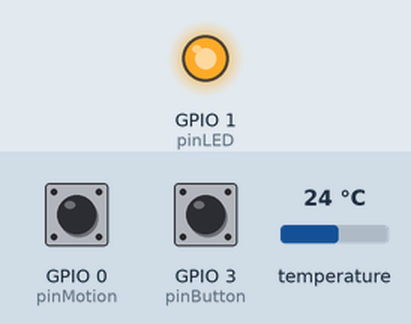
This sketch was run on a simulated ESP8266 (Wemos D1 mini). Parts: output pins drawn as LEDs (lit = HIGH). The inputs (shaded band) are chosen by the test bench; at power-on: GPIO 0 (pinMotion) HIGH, GPIO 3 (pinButton) HIGH, temperature 24 °C. WiFi joins after 1.5 s; servers stay silent unless stated; storage starts empty; random numbers use the default seed unless the sketch sets one; no MQTT or app messages arrive unless stated; what the sketch prints to the serial monitor is not drawn.

Above: at 7.8 s.
At 9.3 s:
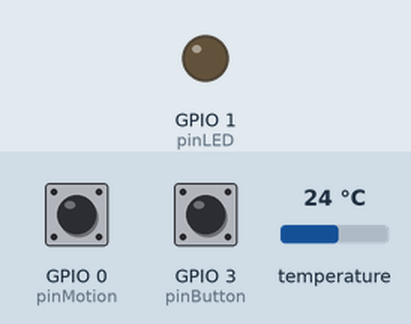
Timing chart, 0 to 10.8 s (numbered marks = the images above):
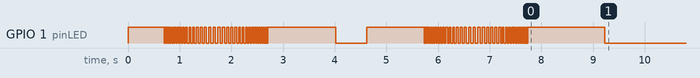

The sketch:

hostel-iot.ino
```cpp
/*
  Hostel-IoT
  Send sensor data to from hostel room to server with MQTT
  author: Abu Azzam
  v1   Monday, 22 April 2019
       initial
  v2.0 Saturday, 27 April 2019
       with wifi manager
  v2.1 Sunday, 5 May 2019
       - more parameter
       - led notif
  v2.2 Wednesday, 8 May 2019
       - Device ID based on Chip ID
       - more CSS

  idea?
  -
*/

#include <FS.h>                   //this needs to be first, or it all crashes and burns...
#include <ESP8266WiFi.h>          //https://github.com/esp8266/Arduino
#include <DNSServer.h>
#include <ESP8266WebServer.h>
#include <WiFiManager.h>          //https://github.com/tzapu/WiFiManager
#include <ArduinoJson.h>          //https://github.com/bblanchon/ArduinoJson
#include <MQTT.h>
#include <OneWire.h>
#include <DallasTemperature.h>
#include <Ticker.h>

/* PIN                     esp01      wemos         */
const int pinTemperature = 2;       //D2;           // DS18B20 Sensor suhu
const int pinMotion =      0;       //D7;           // PIR motion sensor
const int pinLED =         1;       //LED_BUILTIN;  // LED
const int pinButton =      3;       //D1;           // Button

/* sersors enable */
boolean motionEnable = true;
boolean motionDummy = false;
boolean tempetureEnable = true;
boolean tempetureDummy = false;

boolean debug = false;

//define your default values here, if there are different values in config.json, they are overwritten.

char mqtt_server[40] = "52.74.248.240";
char mqtt_port[6] = "1883";
char mqtt_user[32];
char mqtt_pass[32];

char hostel_client[40];
char hostel_region[40];
char hostel_location[40];
char hostel_room[40];

char led_mon[3] = "on";   // LED monitor enable

/* interval get sensor data */
char sense_min[3] = "1";  // setiap n menit
char sense_sec[3] = "0";  // setiap n detik
/* interval sending data */
char pub_min[3] = "10";  // setiap n menit
char pub_sec[3] = "0";   // setiap n detik

//flag for saving data
bool shouldSaveConfig = true;

/* ------------------------------------------------------ */
String prefixDeviceID = "Ndoware-";

// init variables
unsigned long lastSensMillis = 0;
unsigned long lastPushMillis = 0;
unsigned long lastButtonLow = 0;
byte motionFlag = 0;
int bufferMotion = 0;
int bufferTemp = 0;
int bufferTempCount = 0;
String topic;
int iSensMenit = 0;
int iSensDetik = 0;
int iPushMenit = 0;
int iPushDetik = 0;

OneWire oneWire(pinTemperature);
DallasTemperature sensors(&oneWire);
WiFiClient net;
MQTTClient client;
Ticker ticker;

void tick() {
  //toggle state
  int state = digitalRead(pinLED);  // get the current state of GPIO1 pin
  digitalWrite(pinLED, !state);     // set pin to the opposite state
}

//callback notifying us of the need to save config
void saveConfigCallback () {
  Serial.println("Should save config");
  shouldSaveConfig = true;
}

//gets called when WiFiManager enters configuration mode
void configModeCallback (WiFiManager *myWiFiManager) {
  Serial.println("Entered config mode");
  Serial.println(WiFi.softAPIP());
  //if you used auto generated SSID, print it
  Serial.println(myWiFiManager->getConfigPortalSSID());
  //entered config mode, make led toggle faster
  ticker.attach(0.2, tick);
}


void mqttConnect() {
  Serial.print("Connecting ");

  String chipID = String(ESP.getChipId(), HEX);
  chipID.toUpperCase();
  String stDeviceID = prefixDeviceID  + chipID;
  char deviceID[stDeviceID.length()];
  stDeviceID.toCharArray(deviceID, sizeof(deviceID) + 1);

  Serial.print(deviceID);
  while (!client.connect(deviceID, mqtt_user, mqtt_pass)) {
    Serial.print(".");
    digitalWrite(pinLED, LOW);
    delay(500);
    digitalWrite(pinLED, HIGH);
    delay(500);
  }
  Serial.println("\nconnected!");
}

void joggingLed() {
  digitalWrite(pinLED, HIGH); delay(700);
  for (int i = 10; i < 46; i++) {
    digitalWrite(pinLED, !digitalRead(pinLED));
    delay(i);
  }
  for (int i = 46; i > 10; i--) {
    digitalWrite(pinLED, !digitalRead(pinLED));
    delay(i);
  }
  Serial.println("I'm refreshed, ready for action boss!");
  digitalWrite(pinLED, HIGH); delay(700);
}

void setup() {
  // put your setup code here, to run once:
  if (debug) {
    Serial.begin(115200);
  }
  Serial.println();

  pinMode(pinButton, INPUT_PULLUP);
  pinMode(pinLED, OUTPUT);
  pinMode(pinTemperature, INPUT_PULLUP);
  pinMode(pinMotion, INPUT);


  joggingLed();

  // start ticker with 0.6 because we start in AP mode and try to connect
  ticker.attach(0.6, tick);

  //read configuration from FS json
  Serial.println("mounting FS...");

  if (SPIFFS.begin()) {
    Serial.println("mounted file system");
    if (SPIFFS.exists("/config.json")) {
      //file exists, reading and loading
      Serial.println("reading config file");
      File configFile = SPIFFS.open("/config.json", "r");
      if (configFile) {
        Serial.println("opened config file");
        size_t size = configFile.size();
        // Allocate a buffer to store contents of the file.
        std::unique_ptr<char[]> buf(new char[size]);

        configFile.readBytes(buf.get(), size);
        DynamicJsonBuffer jsonBuffer;
        JsonObject& json = jsonBuffer.parseObject(buf.get());
        json.printTo(Serial);
        if (json.success()) {
          Serial.println("\nparsed json");

          strcpy(mqtt_server, json["mqtt_server"]);
          strcpy(mqtt_port, json["mqtt_port"]);
          strcpy(mqtt_user, json["mqtt_user"]);
          strcpy(mqtt_pass, json["mqtt_pass"]);

          strcpy(hostel_client, json["hostel_client"]);
          strcpy(hostel_region, json["hostel_region"]);
          strcpy(hostel_location, json["hostel_location"]);
          strcpy(hostel_room, json["hostel_room"]);

          strcpy(led_mon, json["led_mon"]);

          strcpy(sense_min, json["sense_min"]);
          strcpy(sense_sec, json["sense_sec"]);
          strcpy(pub_min, json["pub_min"]);
          strcpy(pub_sec, json["pub_sec"]);

        } else {
          Serial.println("failed to load json config");
        }
        configFile.close();
      }
    }
  } else {
    Serial.println("failed to mount FS");
  }
  //end read

  WiFiManagerParameter custom_text_hostel("<small>Topics</small>");
  WiFiManagerParameter custom_hostel_client("client", "hostel client", hostel_client, 40);
  WiFiManagerParameter custom_hostel_region("region", "hostel region", hostel_region, 40);
  WiFiManagerParameter custom_hostel_location("location", "hostel location", hostel_location, 40);
  WiFiManagerParameter custom_hostel_room("room", "hostel room", hostel_room, 40);

  WiFiManagerParameter custom_text_mqtt("<small>Host</small>");
  WiFiManagerParameter custom_mqtt_server("server", "mqtt server", mqtt_server, 40);
  WiFiManagerParameter custom_mqtt_port("port", "mqtt port", mqtt_port, 6);
  WiFiManagerParameter custom_mqtt_user("user", "mqtt user", mqtt_user, 32);
  WiFiManagerParameter custom_mqtt_pass("pass", "mqtt pass", mqtt_pass, 32, "type=\"password\"");

  WiFiManagerParameter custom_text_led("<small>Motion Sensor Light</small>");
  String typeTag = (String(led_mon) == "on") ? "type=\"checkbox\" checked" : "type=\"checkbox\"";
  char typeTagBuffer[30];
  typeTag.toCharArray(typeTagBuffer, 30);
  WiFiManagerParameter custom_led_mon("led", "led enable", "on", 3, typeTagBuffer);

  WiFiManagerParameter custom_text_dev("<hr/><small>(dev only)</small><br/>");
  WiFiManagerParameter custom_text_sense("<small>Interval SENSE room (minutes, seconds)</small>");
  WiFiManagerParameter custom_sense_min("sminutes", "sense minutes", sense_min, 3);
  WiFiManagerParameter custom_sense_sec("sseconds", "sense seconds", sense_sec, 3);
  WiFiManagerParameter custom_text_pub("<small>Interval PUBLISH data (minutes, seconds)</small>");
  WiFiManagerParameter custom_pub_min("pminutes", "publish minutes", pub_min, 3);
  WiFiManagerParameter custom_pub_sec("pseconds", "publish seconds", pub_sec, 3);

  //WiFiManager
  WiFiManager wifiManager;

  //set callback that gets called when connecting to previous WiFi fails, and enters Access Point mode
  wifiManager.setAPCallback(configModeCallback);

  //set config save notify callback
  wifiManager.setSaveConfigCallback(saveConfigCallback);

  //add all your parameters here
  wifiManager.addParameter(&custom_text_hostel);
  wifiManager.addParameter(&custom_hostel_client);
  wifiManager.addParameter(&custom_hostel_region);
  wifiManager.addParameter(&custom_hostel_location);
  wifiManager.addParameter(&custom_hostel_room);
  wifiManager.addParameter(&custom_text_mqtt);
  wifiManager.addParameter(&custom_mqtt_server);
  wifiManager.addParameter(&custom_mqtt_port);
  wifiManager.addParameter(&custom_mqtt_user);
  wifiManager.addParameter(&custom_mqtt_pass);
  wifiManager.addParameter(&custom_text_led);
  wifiManager.addParameter(&custom_led_mon);
  wifiManager.addParameter(&custom_text_dev);
  wifiManager.addParameter(&custom_text_sense);
  wifiManager.addParameter(&custom_sense_min);
  wifiManager.addParameter(&custom_sense_sec);
  wifiManager.addParameter(&custom_text_pub);
  wifiManager.addParameter(&custom_pub_min);
  wifiManager.addParameter(&custom_pub_sec);

  wifiManager.setCustomHeadElement("<style>body{  background-image: linear-gradient(to left, #ffffff 0%, #eeeeee 75%);}h1{font-family: serif;text-shadow: 2px 2px rgba(0,0,0,0.19)}h3{color: #dddddd;}button{background-color:#ec741f;  box-shadow: 0 8px 16px 0 rgba(0,0,0,0.2), 0 6px 20px 0 rgba(0,0,0,0.19);}input#led {  position: relative;  -webkit-appearance: none;  outline: none;  width: 50px;  height: 30px;  background-color: #fff;  border: 1px solid #D9DADC;  border-radius: 50px;  box-shadow: inset -20px 0 0 0 #D9DADC;}input#led:after {  content: "";  position: absolute;  top: 1px;  left: 1px;  background: transparent;  width: 26px;  height: 26px;  border-radius: 50%;  box-shadow: 2px 4px 6px rgba(0,0,0,0.2);}input#led:checked {  box-shadow: inset 20px 0 0 0 #2196F3;border-color: #2196F3;}input#led:checked:after {left: 20px;box-shadow: -2px 4px 3px rgba(0,0,0,0.05);}</style>");

  //wifiManager.setMinimumSignalQuality();
  //wifiManager.setTimeout(120);

  String chipID = String(ESP.getChipId(), HEX);
  chipID.toUpperCase();
  String stDeviceID = prefixDeviceID  + chipID;
  char deviceID[stDeviceID.length()];
  stDeviceID.toCharArray(deviceID, sizeof(deviceID) + 1);

  WiFi.hostname(deviceID);


  //fetches ssid and pass and tries to connect
  //if it does not connect it starts an access point with the specified name
  //here  "AutoConnectAP"
  //and goes into a blocking loop awaiting configuration
  if (!wifiManager.autoConnect(deviceID, "password")) {
    ticker.attach(0.6, tick);
    Serial.println("failed to connect and hit timeout");
    delay(3000);
    //reset and try again, or maybe put it to deep sleep
    ESP.reset();
    delay(5000);
  }

  //if you get here you have connected to the WiFi
  Serial.println("connected...yeey :)");

  ticker.attach(0.6, tick);

  //read updated parameters
  strcpy(mqtt_server, custom_mqtt_server.getValue());
  strcpy(mqtt_port, custom_mqtt_port.getValue());
  strcpy(mqtt_user, custom_mqtt_user.getValue());
  strcpy(mqtt_pass, custom_mqtt_pass.getValue());

  strcpy(hostel_client, custom_hostel_client.getValue());
  strcpy(hostel_region, custom_hostel_region.getValue());
  strcpy(hostel_location, custom_hostel_location.getValue());
  strcpy(hostel_room, custom_hostel_room.getValue());

  strcpy(led_mon, custom_led_mon.getValue());

  strcpy(sense_min, custom_sense_min.getValue());
  strcpy(sense_sec, custom_sense_sec.getValue());
  strcpy(pub_min, custom_pub_min.getValue());
  strcpy(pub_sec, custom_pub_sec.getValue());

  //save the custom parameters to FS
  if (shouldSaveConfig) {
    Serial.println("saving config");
    DynamicJsonBuffer jsonBuffer;
    JsonObject& json = jsonBuffer.createObject();
    json["mqtt_server"] = mqtt_server;
    json["mqtt_port"] = mqtt_port;
    json["mqtt_user"] = mqtt_user;
    json["mqtt_pass"] = mqtt_pass;

    json["hostel_client"] = hostel_client;
    json["hostel_region"] = hostel_region;
    json["hostel_location"] = hostel_location;
    json["hostel_room"] = hostel_room;

    json["led_mon"] = led_mon;

    json["sense_min"] = sense_min;
    json["sense_sec"] = sense_sec;
    json["pub_min"] = pub_min;
    json["pub_sec"] = pub_sec;

    File configFile = SPIFFS.open("/config.json", "w");
    if (!configFile) {
      Serial.println("failed to open config file for writing");
    }

    json.printTo(Serial);
    json.printTo(configFile);
    configFile.close();
    //end save
  }

  Serial.println("local ip");
  Serial.println(WiFi.localIP());

  /* interval get sensor data */
  iSensMenit = atoi(sense_min);   //minute
  iSensDetik = atoi(sense_sec);   //s
  /* interval sending data */
  iPushMenit = atoi(pub_min);   //minute
  iPushDetik = atoi(pub_sec);   //

  //  MQTT
  client.begin(mqtt_server, String(mqtt_port).toInt(), net);
  mqttConnect();
  topic = "hostel-iot/" + String(hostel_client) + "/" + String(hostel_region) + "/" + String(hostel_location) + "/" + String(hostel_room) + "/";

  ticker.detach();

  // Dallas sensor
  sensors.begin();

  joggingLed();
  digitalWrite(pinMotion, LOW);
}

void loop() {
  // put your main code here, to run repeatedly:
  client.loop();
  delay(10);  // <- fixes some issues with WiFi stability

  if (!client.connected()) {
    mqttConnect();
  }

  // TEMPERATURE
  int temperaturSense = 0;
  if (!tempetureDummy) {
    sensors.requestTemperatures(); // Send the command to get temperatures
    temperaturSense = sensors.getTempCByIndex(0);
  } else {
    temperaturSense = random(16, 37);
  }


  // MOTION
  byte motion = motionDummy ? random(2) : digitalRead(pinMotion);
  if (motion) {
    motionFlag = 1;
  }
  if (String(led_mon) == "on") {
    digitalWrite(pinLED, !motion);
  }

  // SENSE surrounding roughly every interval
  unsigned long intervalSense = ((iSensMenit * 60) + iSensDetik) * 1000;
  if ((lastSensMillis == 0) || (millis() - lastSensMillis > intervalSense)) {
    lastSensMillis = millis();

    bufferTemp = bufferTemp + temperaturSense;
    bufferTempCount++;
    Serial.println("Temp: " + String(temperaturSense) + " Buffer: " + String(bufferTemp) + " total data : " + String(bufferTempCount));

    bufferMotion = bufferMotion + motionFlag;
    motionFlag = 0;
    Serial.println("Motion: " + String(motion) + " Buffer: " + String(bufferMotion));

  }

  // PUBLISH a message roughly every interval
  unsigned long intervalPush = ((iPushMenit * 60) + iPushDetik) * 1000;
  if ((lastPushMillis == 0) || ((millis() - lastPushMillis + 500) > intervalPush)) {
    lastPushMillis = millis() + 500;

    // motion detector sensor data
    if (motionEnable) {
      String deviceType1 = "motion";
      String topic1 = topic + deviceType1 + "/";
      String payload1 = String(bufferMotion);
      client.publish(topic1, payload1);
      Serial.println("outgoing: " + topic1 + " - " + payload1);
      bufferMotion = 0;
    }

    // temperature sensor data
    if (tempetureEnable) {
      String deviceType2 = "temp";
      String topic2 = topic + deviceType2 + "/";
      String payload2 = String(bufferTemp / bufferTempCount);
      client.publish(topic2, payload2);
      Serial.println("outgoing: " + topic2 + " - " + payload2);
      bufferTemp = 0;
      bufferTempCount = 0;
    }
  }

  // RESET button
  byte buttonPressed = !digitalRead(pinButton);
  if (buttonPressed && ((millis() - lastButtonLow) > 5000)) {
    joggingLed();
    WiFi.disconnect();    // disconnect & reset
    delay(2000);
    ESP.reset();
    delay(5000);
  }
  if (!buttonPressed) {
    lastButtonLow = millis();
  }

}
```
